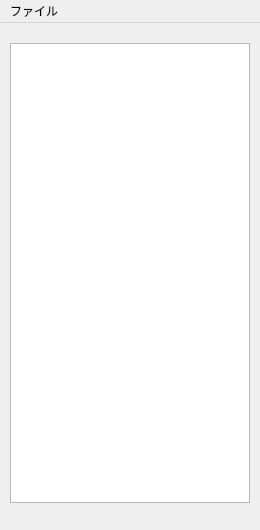
<?xml version="1.0" encoding="UTF-8"?>
<ui version="4.0">
 <class>MainWindow</class>
 <widget class="QMainWindow" name="MainWindow">
  <property name="geometry">
   <rect>
    <x>0</x>
    <y>0</y>
    <width>260</width>
    <height>530</height>
   </rect>
  </property>
  <property name="font">
   <font>
    <family>Noto Sans CJK JP</family>
   </font>
  </property>
  <property name="windowTitle">
   <string>棋譜ビューア</string>
  </property>
  <widget class="QWidget" name="centralwidget">
   <widget class="QTableWidget" name="tableWidget">
    <property name="geometry">
     <rect>
      <x>10</x>
      <y>20</y>
      <width>240</width>
      <height>460</height>
     </rect>
    </property>
   </widget>
  </widget>
  <widget class="QMenuBar" name="menubar">
   <property name="geometry">
    <rect>
     <x>0</x>
     <y>0</y>
     <width>260</width>
     <height>37</height>
    </rect>
   </property>
   <widget class="QMenu" name="menu">
    <property name="title">
     <string>ファイル</string>
    </property>
    <addaction name="actionOpen"/>
    <addaction name="actionExit"/>
   </widget>
   <addaction name="menu"/>
  </widget>
  <action name="actionOpen">
   <property name="text">
    <string>Open</string>
   </property>
   <property name="font">
    <font>
     <family>Noto Sans CJK JP</family>
    </font>
   </property>
  </action>
  <action name="actionExit">
   <property name="text">
    <string>Exit</string>
   </property>
   <property name="font">
    <font>
     <family>Noto Sans CJK JP</family>
    </font>
   </property>
  </action>
 </widget>
 <resources/>
 <connections/>
</ui>
